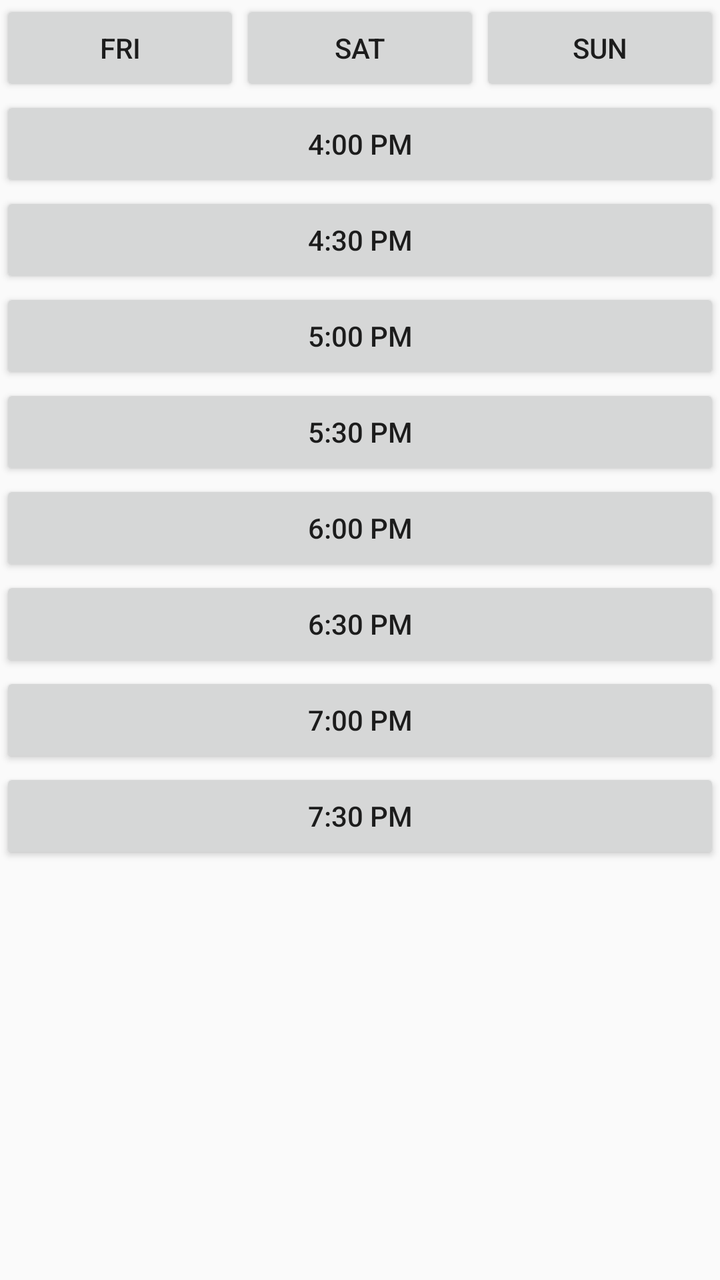
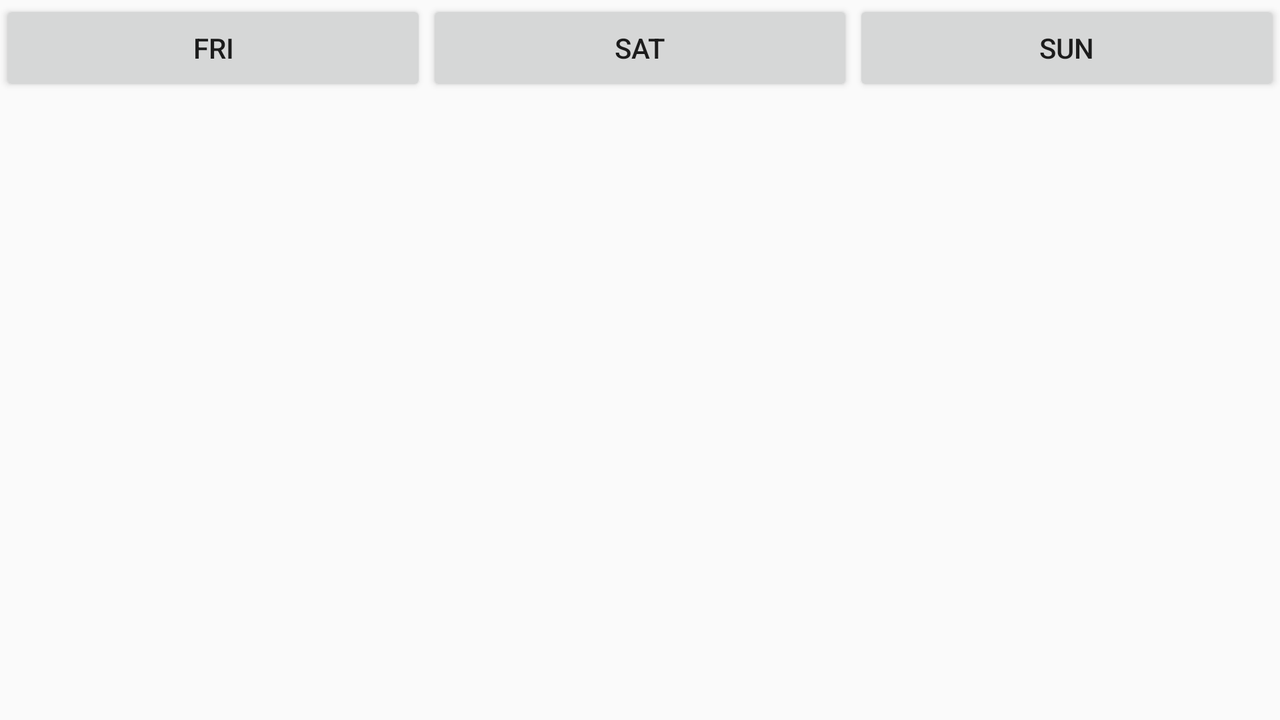

Compare how this app lays out the same screen by default and in its alternative resource folder. The renders come first, then the two layout files and the values they reference.
<!-- AndroidManifest.xml: application theme Theme.Reserver -->
<!-- res/layout/fragment_day.xml -->
<?xml version="1.0" encoding="utf-8"?>
<androidx.constraintlayout.widget.ConstraintLayout xmlns:android="http://schemas.android.com/apk/res/android"
    xmlns:tools="http://schemas.android.com/tools"
    android:layout_width="match_parent"
    android:layout_height="match_parent"
    xmlns:app="http://schemas.android.com/apk/res-auto"
    android:orientation="horizontal"
    tools:context=".DayFragment">

    <LinearLayout
        android:id="@+id/three_days"
        android:layout_width="match_parent"
        android:layout_height="wrap_content"
        app:layout_constraintTop_toTopOf="parent"
        app:layout_constraintLeft_toLeftOf="parent">
        <Button
            android:id="@+id/friday"
            android:text="@string/fri"
            android:layout_height="wrap_content"
            android:layout_width="0dp"
            android:layout_weight="1"
            />
        <Button
            android:id="@+id/saturday"
            android:text="@string/sat"
            android:layout_height="wrap_content"
            android:layout_width="0dp"
            android:layout_weight="1"
            />
        <Button
            android:id="@+id/sunday"
            android:text="@string/sun"
            android:layout_height="wrap_content"
            android:layout_width="0dp"
            android:layout_weight="1"
            />
    </LinearLayout>

    <LinearLayout
        android:layout_width="match_parent"
        android:layout_height="wrap_content"
        android:orientation="vertical"
        app:layout_constraintLeft_toLeftOf="parent"
        app:layout_constraintTop_toBottomOf="@+id/three_days">
        <Button
            android:id="@+id/four"
            android:text="@string/_4_00_pm"
            android:layout_width="match_parent"
            android:layout_height="wrap_content"
            android:onClick="giveInput"/>
        <Button
            android:id="@+id/four_thirty"
            android:text="@string/_4_30_pm"
            android:layout_width="match_parent"
            android:layout_height="wrap_content"
            android:onClick="giveInput"/>
        <Button
            android:id="@+id/five"
            android:text="@string/_5_00_pm"
            android:layout_width="match_parent"
            android:layout_height="wrap_content"
            android:onClick="giveInput"/>
        <Button
            android:id="@+id/five_thirty"
            android:text="@string/_5_30_pm"
            android:layout_width="match_parent"
            android:layout_height="wrap_content"
            android:onClick="giveInput"/>
        <Button
            android:id="@+id/six"
            android:text="@string/_6_00_pm"
            android:layout_width="match_parent"
            android:layout_height="wrap_content"
            android:onClick="giveInput"/>
        <Button
            android:id="@+id/six_thirty"
            android:text="@string/_6_30_pm"
            android:layout_width="match_parent"
            android:layout_height="wrap_content"
            android:onClick="giveInput"/>
        <Button
            android:id="@+id/seven"
            android:text="@string/_7_00_pm"
            android:layout_width="match_parent"
            android:layout_height="wrap_content"
            android:onClick="giveInput"/>
        <Button
            android:id="@+id/seven_thirty"
            android:text="@string/_7_30_pm"
            android:layout_width="match_parent"
            android:layout_height="wrap_content"
            android:onClick="giveInput"/>
    </LinearLayout>
</androidx.constraintlayout.widget.ConstraintLayout>
<!-- resources referenced by this layout -->
<resources>
  <string name="_4_00_pm">4:00 PM</string>
  <string name="_4_30_pm">4:30 PM</string>
  <string name="_5_00_pm">5:00 PM</string>
  <string name="_5_30_pm">5:30 PM</string>
  <string name="_6_00_pm">6:00 PM</string>
  <string name="_6_30_pm">6:30 PM</string>
  <string name="_7_00_pm">7:00 PM</string>
  <string name="_7_30_pm">7:30 PM</string>
  <string name="fri">FRI</string>
  <string name="sat">SAT</string>
  <string name="sun">SUN</string>
  <style name="Theme.Reserver" parent="Base.Theme.Reserver">
      </style>
  <style name="Base.Theme.Reserver" parent="Theme.AppCompat.Light.DarkActionBar">
          
          
          <item name="colorPrimary">@color/purple</item>
          <item name="colorPrimaryVariant">@color/dark_blue</item>
  
      </style>
  <color name="dark_blue">#00008B</color>
</resources>
<!-- res/layout-land/fragment_day.xml (the repository's variant of the layout above) -->
<!-- drawn on the phone turned sideways -->
<?xml version="1.0" encoding="utf-8"?>
<androidx.constraintlayout.widget.ConstraintLayout xmlns:android="http://schemas.android.com/apk/res/android"
    xmlns:tools="http://schemas.android.com/tools"
    android:layout_width="match_parent"
    android:layout_height="match_parent"
    xmlns:app="http://schemas.android.com/apk/res-auto"
    android:orientation="horizontal"
    tools:context=".DayFragment">

    <LinearLayout
        android:id="@+id/three_days"
        android:layout_width="match_parent"
        android:layout_height="wrap_content"
        app:layout_constraintTop_toTopOf="parent"
        app:layout_constraintLeft_toLeftOf="parent">
        <Button
            android:id="@+id/friday"
            android:text="@string/fri"
            android:layout_height="wrap_content"
            android:layout_width="0dp"
            android:layout_weight="1"
            />
        <Button
            android:id="@+id/saturday"
            android:text="@string/sat"
            android:layout_height="wrap_content"
            android:layout_width="0dp"
            android:layout_weight="1"
            />
        <Button
            android:id="@+id/sunday"
            android:text="@string/sun"
            android:layout_height="wrap_content"
            android:layout_width="0dp"
            android:layout_weight="1"
            />
    </LinearLayout>

</androidx.constraintlayout.widget.ConstraintLayout>
<!-- resources referenced by the variant -->
<!-- as the phone turned sideways resolves them -->
<resources>
  <string name="fri">FRI</string>
  <string name="sat">SAT</string>
  <string name="sun">SUN</string>
  <style name="Theme.Reserver" parent="Base.Theme.Reserver">
      </style>
  <style name="Base.Theme.Reserver" parent="Theme.AppCompat.Light.DarkActionBar">
          
          
          <item name="colorPrimary">@color/purple</item>
          <item name="colorPrimaryVariant">@color/dark_blue</item>
  
      </style>
  <color name="dark_blue">#00008B</color>
</resources>
